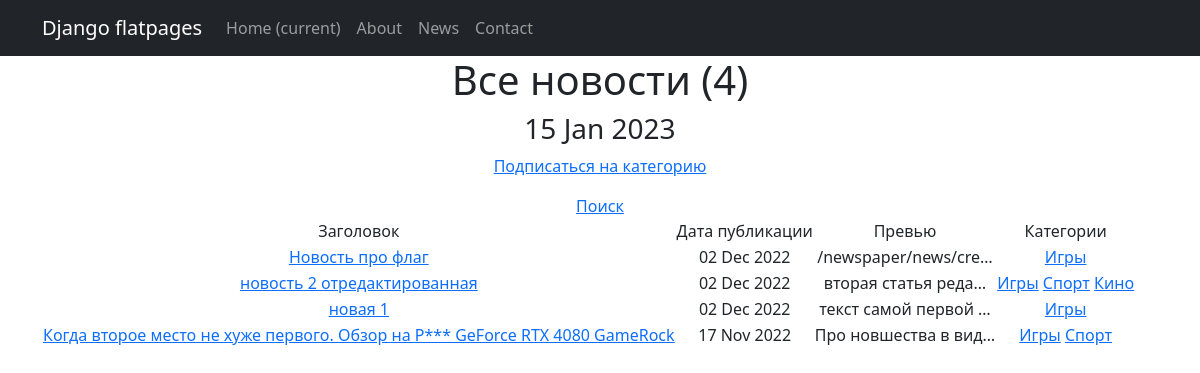
Page /newspaper/categories/1 on the committed database.
### news_app/models.py (models this page shows, shortened)
class Post(models.Model):
    date_time_in = models.DateTimeField(auto_now_add=True)
    is_news = models.BooleanField(default=True)  # True - новость, False - статья
    title = models.CharField(max_length=255)
    text = models.TextField()
    rating = models.IntegerField(default=0)
    author = models.ForeignKey('Author', on_delete=models.CASCADE)
    category = models.ManyToManyField('Category', through='PostCategory')

class Category(models.Model):
    name = models.CharField(max_length=255, unique=True)
    subscribers = models.ManyToManyField(User, through='SubscribersCategory', related_name='categories' )

### news_app/views.py (the view)
# urls.py: path('categories/<int:pk>', CategoryList.as_view(), name='category_list'),
class CategoryList(ListView):
    model = Post
    template_name = 'category_list.html'
    context_object_name = 'category_post_list'
    def get_queryset(self):
        self.category = get_object_or_404(Category, id=self.kwargs['pk'])
        post_list_by_category = Post.objects.filter(category=self.category).order_by('-date_time_in')
        return post_list_by_category
    def get_context_data(self, **kwargs):
        context = super().get_context_data(**kwargs)
        context['is_not_subscriber'] = self.request.user not in self.category.subscribers.all()
        context['category'] = self.category
        return context

### news_app/templatetags/custom_filters.py (called while the page is built)
@register.filter()
def censor(value):
   try:
      if not isinstance(value, str):
         raise CensorException("Error: is not a text")
      for word in CENSORED_WORDS:
         if word in value:
            value = value.replace(word, word[:1]+"***")
         if word.capitalize() in value:
            value = value.replace(word.capitalize(), word.capitalize()[:1]+"***")
      return value
   except CensorException as e:
      print (e)

### news_app/templatetags/custom_tags.py (called while the page is built)
@register.simple_tag()
def current_time(format_string='%b %d %Y'):
   return datetime.utcnow().strftime(format_string)

### templates/category_list.html (shortened to what this page needs)
{% extends 'flatpages/default.html' %}
{% load custom_filters %}
{% load custom_tags %}
{% block content %}
<h1>Все новости ({{ category_post_list | length }})</h1>
    <h3>{% current_time '%d %b %Y' %}</h3>
    {% if is_not_subscriber %}
        <p><a href="{% url 'subscribe' category.id %}">Подписаться на категорию</a></p>
    {% endif %}
    <div align="center"><a href="search">Поиск</a></div>
   {% if category_post_list %}
       <table>
           <tr>
               <td>Заголовок</td>
               <td>Дата публикации</td>
               <td>Превью</td>
               <td>Категории</td>
           </tr>
           {% for news in category_post_list %}
           <tr>
               <td><a href="{{ news.id }}">{{ news.title|censor }}</a></td>
               <td>{{ news.date_time_in | date:'d M Y' }}</td>
               <td>{{ news.text | truncatechars:20 }}</td>
               <td>
                   {% for category in news.category.all %}
                    <a href="{% url 'category_list' category.id %}">{{ category.name }}</a>
                   {% endfor %}
               </td>
           </tr>
           {% endfor %}
       </table>
   {% else %}
       <h2>Новостей нет!</h2>
   {% endif %}
{% endblock content %}

### rows in the picture
Post: title|censor "Новость про флаг", date_time_in "02 Dec 2022", text "/newspaper/news/cre…"
Category: name "Игры"
Post: title|censor "новость 2 отредактированная", date_time_in "02 Dec 2022", text "вторая статья реда…"
Category: name "Спорт"
Category: name "Кино"
Post: title|censor "новая 1", date_time_in "02 Dec 2022", text "текст самой первой …"
Post: title|censor "Когда второе место не хуже первого. Обзор на P*** GeForce RTX 4080 GameRock", date_time_in "17 Nov 2022", text "Про новшества в вид…"

### other values in the picture
{{ category_post_list | length }} "4"
